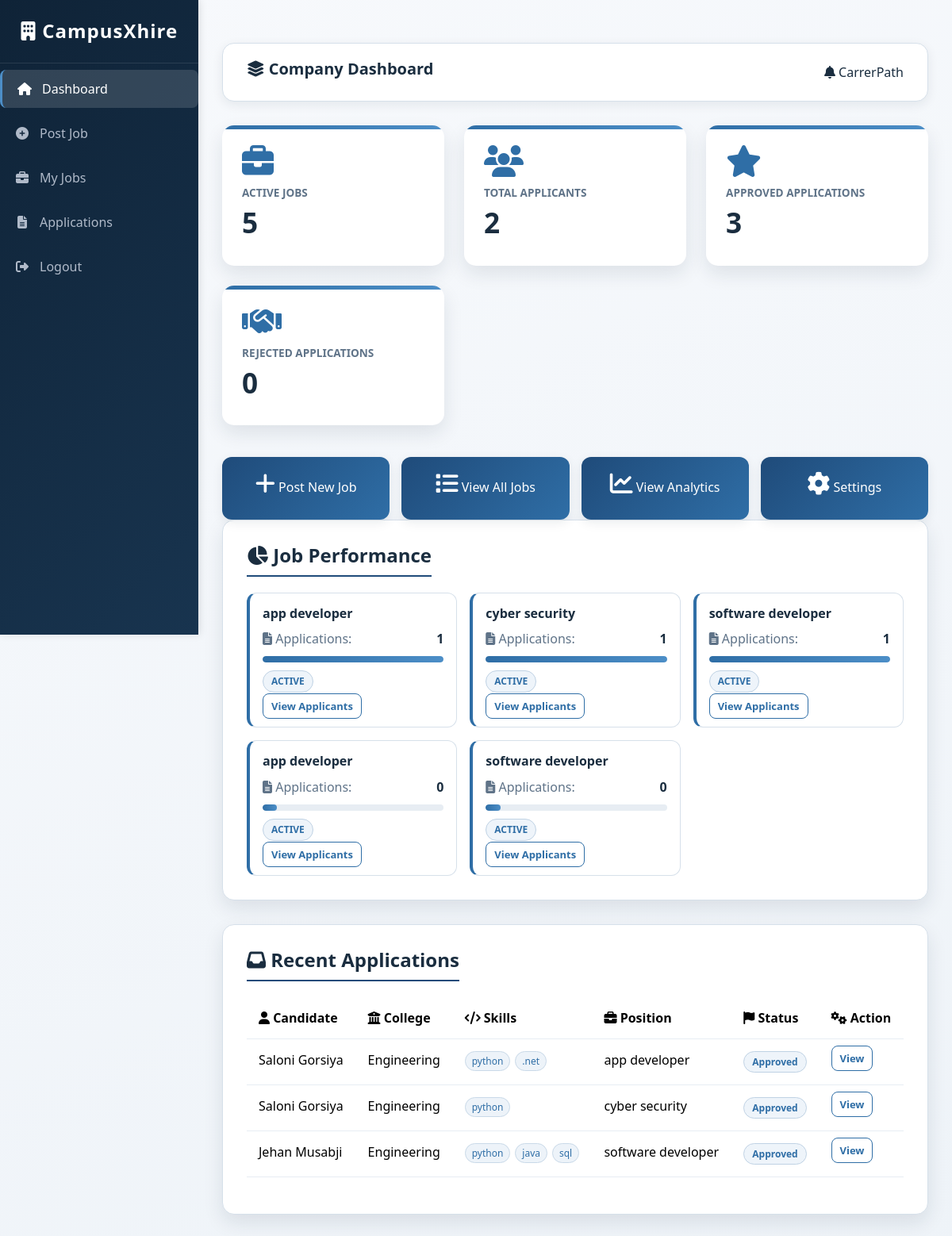
The page /company/dashboard (signed in) on the database its author committed.
### app/models/company.py (models this page shows)
class Company(db.Model):
    __tablename__ = "companies"
    id = db.Column(db.Integer, primary_key=True)
    company_name = db.Column(db.String(200), nullable=False)
    hr_name = db.Column(db.String(120), nullable=False)
    email = db.Column(db.String(120), unique=True, nullable=False)
    mobile_no = db.Column(db.String(10), nullable=False)
    industry_type = db.Column(db.String(100), nullable=False)
    website = db.Column(db.String(200))
    password = db.Column(db.String(200), nullable=False)
    is_verified = db.Column(db.Boolean, default=False)

### app/models/job_post.py (models this page shows, shortened)
class Job(db.Model):
    __tablename__ = "jobs"
    id = db.Column(db.Integer, primary_key=True)
    company_id = db.Column(
        db.Integer,
        db.ForeignKey("companies.id", ondelete="CASCADE"),
        nullable=False
    )
    job_title = db.Column(db.String(150), nullable=False)
    job_type = db.Column(db.String(50), nullable=False)
    work_mode = db.Column(db.String(50), nullable=False)
    location = db.Column(db.String(100))
    experience = db.Column(db.String(50))
    education = db.Column(db.String(100))
    skills = db.Column(db.Text)
    description = db.Column(db.Text)
    salary = db.Column(db.String(50))
    openings = db.Column(db.Integer, default=1)
    selection_process = db.Column(db.Text)
    deadline = db.Column(db.Date)
    status = db.Column(
        db.String(20),
        default="ACTIVE",
        nullable=False
    )
    created_at = db.Column(
        db.DateTime,
        default=datetime.utcnow,
        nullable=False
    )
    company = db.relationship(
        "Company",
        backref=db.backref("jobs", lazy=True),
        passive_deletes=True
    )

### app/models/jobApplication.py (models this page shows)
class JobApplication(db.Model):
    __tablename__ = "job_applications"
    id = db.Column(db.Integer, primary_key=True)
    student_id = db.Column(
        db.Integer, db.ForeignKey("students.id"), nullable=False
    )
    job_id = db.Column(
        db.Integer, db.ForeignKey("jobs.id"), nullable=False
    )
    student_email = db.Column(db.String(120), nullable=False)
    resume = db.Column(db.String(255))
    video_resume = db.Column(db.String(255))
    portfolio_link = db.Column(db.String(255))
    cover_letter = db.Column(db.Text)
    status = db.Column(db.String(20), default="Applied")
    applied_at = db.Column(db.DateTime, default=datetime.utcnow)
    student = db.relationship("Students", backref="applications")
    job = db.relationship("Job", backref="job_applications")

### app/models/student.py (models this page shows, shortened)
class Students(db.Model):
    __tablename__ = "students"
    id = db.Column(db.Integer, primary_key=True)
    full_name = db.Column(db.String(150), nullable=False)
    slug = db.Column(db.String(200), unique=True, nullable=False)
    email = db.Column(db.String(120), unique=True, nullable=False)
    mobile_no = db.Column(db.String(15), nullable=False)
    start_year = db.Column(db.Integer, nullable=False)
    end_year = db.Column(db.Integer, nullable=False)
    field = db.Column(db.String(100), nullable=False)
    specialization = db.Column(db.String(120))
    objective = db.Column(db.Text)
    password = db.Column(db.String(16), nullable=False)
    college_id = db.Column(db.Integer, nullable=False)
    github = db.Column(db.String(200))
    linkedin = db.Column(db.String(200))
    portfolio = db.Column(db.String(255))
    resume_file = db.Column(db.String(255))
    video_resume = db.Column(db.String(255))
    sem = db.Column(db.Integer)  # Current/Last semester
    cgpa = db.Column(db.Float)    # CGPA
    is_public = db.Column(db.Boolean, default=True)
    created_at = db.Column(db.DateTime, server_default=db.func.now())
    projects = db.relationship(
        "Projects",
        back_populates="student",
        cascade="all, delete-orphan"
    )
    skills = db.relationship(
    "Skills",
    back_populates="student",
    cascade="all, delete-orphan"
)
    certificate = db.relationship("certificate", backref="student", lazy=True)

### app/routes/company.py (the view)
@company_bp.route("/dashboard")
def company_dashboard():
    if "company_id" not in session:
        return redirect(url_for("company.login"))
    company_id = session["company_id"]
    active_jobs = Job.query.filter_by(
        company_id=company_id,
        status="ACTIVE"
    ).count()
    total_applications = db.session.query(func.count(JobApplication.id))\
        .join(Job, Job.id == JobApplication.job_id)\
        .filter(Job.company_id == company_id)\
        .scalar()
    total_applicants = db.session.query(func.count(func.distinct(JobApplication.student_id)))\
        .join(Job, Job.id == JobApplication.job_id)\
        .filter(Job.company_id == company_id)\
        .scalar()
    approved_count = db.session.query(func.count(JobApplication.id))\
        .join(Job, Job.id == JobApplication.job_id)\
        .filter(Job.company_id == company_id,
                func.lower(JobApplication.status) == "approved")\
        .scalar()
    rejected_count = db.session.query(func.count(JobApplication.id))\
        .join(Job, Job.id == JobApplication.job_id)\
        .filter(Job.company_id == company_id,
                func.lower(JobApplication.status) == "rejected")\
        .scalar()
    pending_count = db.session.query(func.count(JobApplication.id))\
        .join(Job, Job.id == JobApplication.job_id)\
        .filter(Job.company_id == company_id,
                func.lower(JobApplication.status) == "pending")\
        .scalar()
    job_performance_rows = (
        db.session.query(
            Job,
            func.count(JobApplication.id).label("application_count")
        )
        .outerjoin(JobApplication, JobApplication.job_id == Job.id)
        .filter(Job.company_id == company_id)
        .group_by(Job.id)
        .order_by(func.count(JobApplication.id).desc(), Job.created_at.desc())
        .limit(6)
        .all()
    )
    max_apps = max([row.application_count for row in job_performance_rows], default=1)
    job_performance = []
    for row in job_performance_rows:
        percent = int((row.application_count / max_apps) * 100) if max_apps else 0
        job_performance.append({
            "job_id": row.Job.id,
            "job_title": row.Job.job_title,
            "status": row.Job.status or "N/A",
            "application_count": row.application_count,
            "progress": max(8, percent)
        })
    recent_applications = (
        JobApplication.query
        .join(Job, Job.id == JobApplication.job_id)
        .filter(Job.company_id == company_id)
        .order_by(JobApplication.applied_at.desc())
        .limit(8)
        .all()
    )
    company = Company.query.get(company_id)
    return render_template(
        "company/companyPage.html",
        company=company,
        active_jobs=active_jobs,
        total_applications=total_applications,
        total_applicants=total_applicants,
        approved_count=approved_count,
        rejected_count=rejected_count,
        pending_count=pending_count,
        job_performance=job_performance,
        recent_applications=recent_applications
    )

### templates/company/companyPage.html (shortened to what this page needs)
﻿<!DOCTYPE html>
<html lang="en">
<head>
    <link href="https://cdn.jsdelivr.net/npm/bootstrap@5.3.2/dist/css/bootstrap.min.css" rel="stylesheet">
    <link href="https://cdn.jsdelivr.net/npm/bootstrap-icons/font/bootstrap-icons.css" rel="stylesheet">
    <link rel="stylesheet" href="https://cdnjs.cloudflare.com/ajax/libs/font-awesome/6.4.0/css/all.min.css">
<link rel="stylesheet" href="{{ url_for('static', filename='css/mobile.css') }}"></head>
<body>
    <div class="sidebar">
        <h4><i class="fas fa-building"></i> CampusXhire</h4>
        <a href="{{ url_for('company.company_dashboard') }}" class="active">
            <i class="fas fa-home"></i> Dashboard
        </a>
        <a href="{{ url_for('company.post_job') }}">
            <i class="fas fa-plus-circle"></i> Post Job
        </a>
        <a href="{{ url_for('company.all_jobs') }}">
            <i class="fas fa-briefcase"></i> My Jobs
        </a>
        <a href="{{ url_for('company.company_my_jobs') }}">
            <i class="fas fa-file-alt"></i> Applications
        </a>
        <a href="{{url_for('company.company_logout')}}">
            <i class="fas fa-sign-out-alt"></i> Logout
        </a>
    </div>
    <div class="main">
        <div class="top-navbar">
            <h5><i class="fas fa-layer-group"></i> Company Dashboard</h5>
            <div class="company-info">
                <i class="fas fa-bell"></i>
                <span class="company-name">{{ company.company_name if company else 'Company' }}</span>
            </div>
        </div>
        <div class="kpi-grid">
            <div class="card-box primary">
                <i class="fas fa-briefcase card-icon"></i>
                <h6>Active Jobs</h6>
                <h3>{{ active_jobs }}</h3>
            </div>
            <div class="card-box success">
                <i class="fas fa-users card-icon"></i>
                <h6>Total Applicants</h6>
                <h3>{{ total_applicants or 0 }}</h3>
            </div>
            <div class="card-box warning">
                <i class="fas fa-star card-icon"></i>
                <h6>Approved Applications</h6>
                <h3>{{ approved_count or 0 }}</h3>
            </div>
            <div class="card-box danger">
                <i class="fas fa-handshake card-icon"></i>
                <h6>Rejected Applications</h6>
                <h3>{{ rejected_count or 0 }}</h3>
            </div>
        </div>
        <div class="quick-actions">
            <a href="{{ url_for('company.post_job') }}" class="action-card">
                <i class="fas fa-plus"></i>
                <span>Post New Job</span>
            </a>
            <a href="{{ url_for('company.all_jobs') }}" class="action-card">
                <i class="fas fa-list"></i>
                <span>View All Jobs</span>
            </a>
            <a href="{{ url_for('company.company_analytics') }}" class="action-card">
                <i class="fas fa-chart-line"></i>
                <span>View Analytics</span>
            </a>
            <a href="#" class="action-card">
                <i class="fas fa-cog"></i>
                <span>Settings</span>
            </a>
        </div>
        <div class="content-section">
            <h4 class="section-title"><i class="fas fa-chart-pie"></i> Job Performance</h4>
            <div class="job-cards-grid">
                {% if job_performance %}
                    {% for jp in job_performance %}
                    <div class="job-performance-card">
                        <h5>{{ jp.job_title }}</h5>
                        <div class="stat">
                            <span><i class="fas fa-file-alt"></i> Applications:</span>
                            <span class="stat-value">{{ jp.application_count }}</span>
                        </div>
                        <div class="progress-bar-custom">
                            <div class="progress-fill" style="width: {{ jp.progress }}%"></div>
                        </div>
                        <div style="margin-top: 10px;">
                            <span class="badge-status badge-open">{{ jp.status }}</span>
                        </div>
                        <div class="mt-2">
                            <a class="action-btn" href="{{ url_for('company.view_job_applications', job_id=jp.job_id) }}">View Applicants</a>
                        </div>
                    </div>
                    {% endfor %}
                {% else %}
                    <p class="text-muted mb-0">No jobs posted yet.</p>
                {% endif %}
            </div>
        </div>
        <div class="content-section">
            <h4 class="section-title"><i class="fas fa-inbox"></i> Recent Applications</h4>
            <div class="table-container">
                <table class="table">
                    <thead>
                        <tr>
                            <th><i class="fas fa-user"></i> Candidate</th>
                            <th><i class="fas fa-university"></i> College</th>
                            <th><i class="fas fa-code"></i> Skills</th>
                            <th><i class="fas fa-briefcase"></i> Position</th>
                            <th><i class="fas fa-flag"></i> Status</th>
                            <th><i class="fas fa-cogs"></i> Action</th>
                        </tr>
                    </thead>
                    <tbody>
                        {% if recent_applications %}
                            {% for app in recent_applications %}
                            <tr>
                                <td><span class="candidate-name">{{ app.student.full_name if app.student else 'N/A' }}</span></td>
                                <td><span class="college-name">{{ app.student.field if app.student and app.student.field else 'N/A' }}</span></td>
                                <td>
                                    <div class="skills-tags">
                                        {% if app.job and app.job.skills %}
                                            {% for skill in app.job.skills.split(',')[:3] %}
                                            <span class="skill-chip">{{ skill.strip() }}</span>
                                            {% endfor %}
                                        {% else %}
                                            <span class="text-muted">N/A</span>
                                        {% endif %}
                                    </div>
                                </td>
                                <td>{{ app.job.job_title if app.job else 'N/A' }}</td>
                                <td><span class="badge-status badge-open">{{ app.status }}</span></td>
                                <td>
                                    {% if app.job %}
                                    <a class="action-btn" href="{{ url_for('company.view_job_applications', job_id=app.job.id) }}">View</a>
                                    {% else %}
                                    <span class="text-muted">N/A</span>
                                    {% endif %}
                                </td>
                            </tr>
                            {% endfor %}
                        {% else %}
                            <tr>
                                <td colspan="6" class="text-center text-muted">No recent applications found.</td>
                            </tr>
                        {% endif %}
                    </tbody>
                </table>
            </div>
        </div>
    </div>
</body>
</html>

### static/css/mobile.css (style rules this page uses)
html, body { max-width: 100%; overflow-x: hidden; }
table { width: 100%; }
.table-responsive, .table-container { overflow-x: auto; -webkit-overflow-scrolling: touch; }

### rows shown on the page
Company: company_name "CarrerPath"
Job: job_title "app developer", application_count "1", {{ jp.progress }} 100 (drawn), status "ACTIVE"
Job: job_title "cyber security", application_count "1", {{ jp.progress }} 100 (drawn), status "ACTIVE", strip "python"
Job: job_title "software developer", application_count "1", {{ jp.progress }} 100 (drawn), status "ACTIVE"
Job: job_title "app developer", application_count "0", {{ jp.progress }} 8 (drawn), status "ACTIVE"
Job: job_title "software developer", application_count "0", {{ jp.progress }} 8 (drawn), status "ACTIVE"
JobApplication: student "Saloni Gorsiya", student "Engineering", strip "python" ".net", job "app developer", status "Approved"
JobApplication: student "Saloni Gorsiya", student "Engineering", job "cyber security", status "Approved"
JobApplication: student "Jehan Musabji", student "Engineering", strip "python" "java" "sql", job "software developer", status "Approved"

### other values the page prints
{{ active_jobs }} "5"
{{ total_applicants or 0 }} "2"
{{ approved_count or 0 }} "3"
{{ rejected_count or 0 }} "0"
